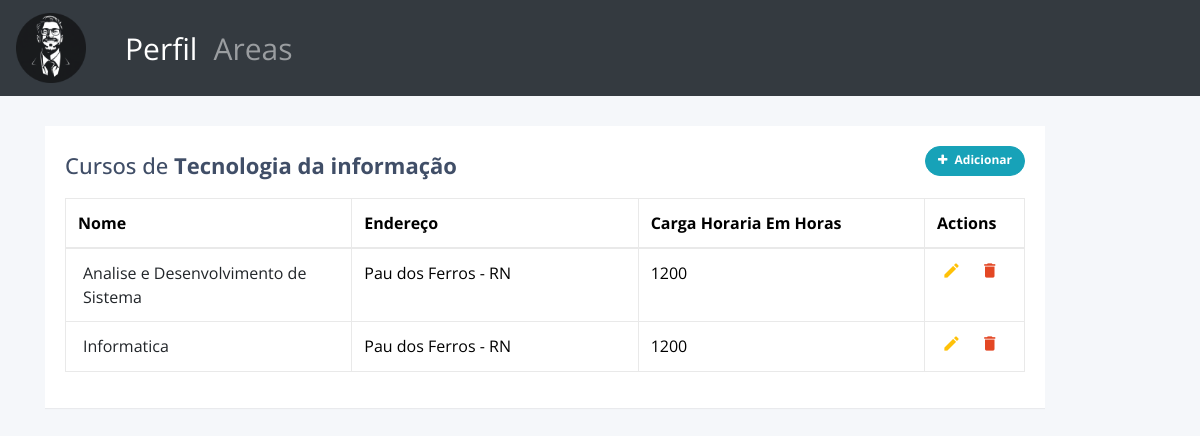
The app's page /cursos/1/ (signed in) with its own data.
### app/models.py (models this page shows, shortened)
class Area(models.Model):
    nome = models.CharField(max_length=150)
    material = models.IntegerField()
    descricao = models.TextField()
    imagem = models.ImageField(upload_to='area/', null=True, blank=True)

class Curso(models.Model):
    nome = models.CharField(max_length=150)
    carga_horaria = models.IntegerField()
    endereco = models.CharField(max_length=150)
    link = models.URLField()
    area = models.ForeignKey('Area', on_delete=models.CASCADE)

### app/views.py (the view)
# urls.py: path('cursos/<int:area_id>/', views.cursos, name='cursos'),
@login_required
def cursos(request, area_id):
    area = models.Area.objects.get(id=area_id)
    cursos = models.Curso.objects.filter(area=area)
    context = {
        'area': area,
        'cursos': cursos
    }
    return render(request, 'app/cursos.html', context)

### app/templates/app/cursos.html (shortened to what this page needs)
{% extends "app/bloco.html" %}
{% block bloco %}
<div class="container-lg">
    <div class="table-responsive" style="width: 1000px;">
        <div class="table-wrapper">
            <div class="table-title">
                <div class="row">
                    <div class="col-sm-8"><h2>Cursos de<b> {{ area.nome }}</b></h2></div>
                    <div class="col-sm-4">
                        <a href="{% url 'cadastro_curso' %}" class="btn btn-info add-new"><i class="fa fa-plus"></i> Adicionar</a>
                    </div>
                </div>
            </div>
            <table class="table table-bordered">
                <thead>
                    <tr>
                        <th>Nome</th>
                        <th>Endereço</th>
                        <th>Carga Horaria Em Horas</th>
                        <th>Actions</th>
                    </tr>
                </thead>
                <tbody>
                    {% for c in cursos %}
                        <tr>
                            <td><a class="link-dark link-offset-2 link-underline-opacity-25 link-underline-opacity-30-hover"  href="{{ c.link }}">{{ c.nome }}</a></td>
                            <td>{{ c.endereco }}</td>
                            <td>{{ c.carga_horaria }}</td>
                            <td>
                                <a href="{% url 'editar_curso' c.id %}" class="edit" title="Edit" data-toggle="tooltip"><i class="material-icons">&#xE254;</i></a>
                                <a href="{% url 'deletar_curso' c.id %}" class="delete" title="Delete" data-toggle="tooltip"><i class="material-icons">&#xE872;</i></a>
                            </td>
                        </tr>
                    {% endfor %}
                </tbody>
            </table>
        </div>
    </div>
</div>
{% endblock %}

### app/templates/app/cursos.html (style rules this page uses)
body { color: #404E67; background: #F5F7FA; font-family: 'Open Sans', sans-serif; }
.table-wrapper { width: 1000px; margin: 30px auto; background: #fff; padding: 20px; box-shadow: 0 1px 1px rgba(0,0,0,.05); }
.table-title { padding-bottom: 10px; margin: 0 0 10px; }
.table-title h2 { margin: 6px 0 0; font-size: 22px; }
.table-title .add-new { float: right; height: 30px; font-weight: bold; font-size: 12px; text-shadow: none; min-width: 100px; border-radius: 50px; line-height: 13px; }
.table-title .add-new i { margin-right: 4px; }
table.table { table-layout: fixed; }
table.table tr th, table.table tr td { border-color: #e9e9e9; }
table.table th:last-child { width: 100px; }
table.table td a { cursor: pointer; display: inline-block; margin: 0 5px; min-width: 24px; }
table.table td a.edit { color: #FFC107; }
table.table td a.delete { color: #E34724; }
table.table td i { font-size: 19px; }

### records on screen
Area: nome "Tecnologia da informação"
Curso: nome "Analise e Desenvolvimento de Sistema", endereco "Pau dos Ferros - RN", carga_horaria "1200"
Curso: nome "Informatica", endereco "Pau dos Ferros - RN", carga_horaria "1200"
